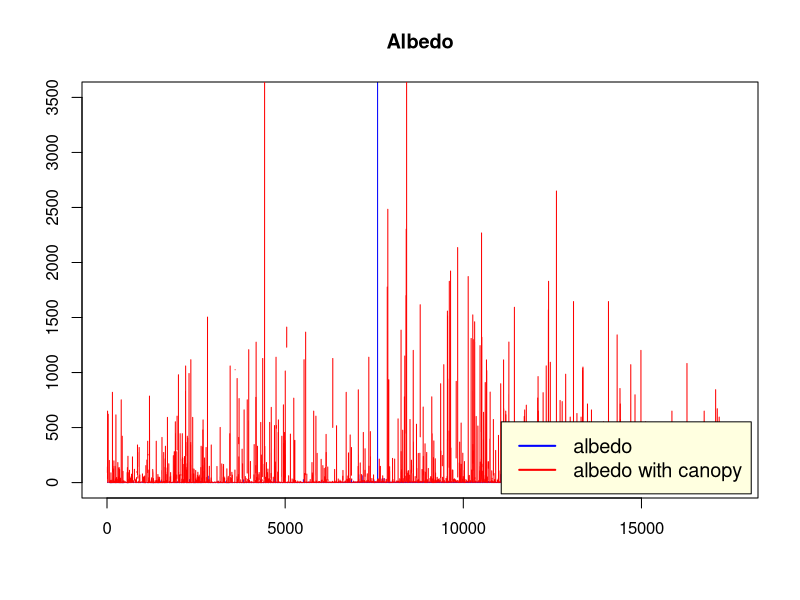
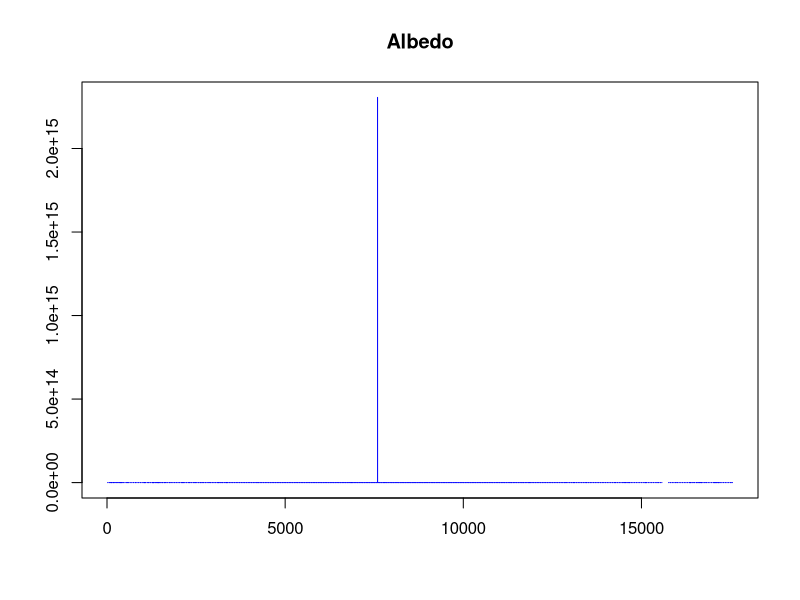

R code for these plots, in order:
Shortwavedata <- read.csv("Shortwave_incoming_diffuse_W_m-2_Hainich_2020.csv", header = TRUE, sep = ",")
View(Shortwavedata)
incoming_diffuse <- Shortwavedata$Shortwave_incoming_diffuse_W_m.2
incoming_directly <- Shortwavedata$Shortwave_incoming_W_m.2




calib_factorsdata <- read.csv("Shortwave_incoming_outgoing_belowcanopy_mV_Hainich_2020.csv")

View(calib_factorsdata)
conver_incoming <- calib_factorsdata$Shortwave_incoming_mV
conver_outgoing <-  calib_factorsdata$Shortwave_outgoing_mV
conver_belowcanopy <- calib_factorsdata$Shortwave_incoming_bewlow_canopy_mV

incomingradiation <- as.numeric(conver_incoming* 86.5801) #mV *( W m-2 )/mV  = W m-2
outgoingradiation <- as.numeric(conver_outgoing * 86.5801) #mV *( W m-2 )/mV = W m-2
radiationbelowcanopy<- as.numeric(conver_belowcanopy * 194.9318) #mV *( W m-2 )/mV = W m-2


albedo <- outgoingradiation/incomingradiation
albedo_canopy <- outgoingradiation/radiationbelowcanopy
plot(albedo, ylim = c(0,3500 ),main='Albedo',
     xlab='', ylab='', col="blue", type = "l" )
lines(albedo_canopy, col="red")
legend("bottomright", inset=0.01, legend=c("albedo", "albedo with canopy"), 
       lwd=2, cex=1.2, col=c("blue", "red"), bg="lightyellow")

totalalbedo <- albedo-albedo_canopy
plot(totalalbedo,main='Albedo',
     xlab='', ylab='', col="blue", type = "l" )
